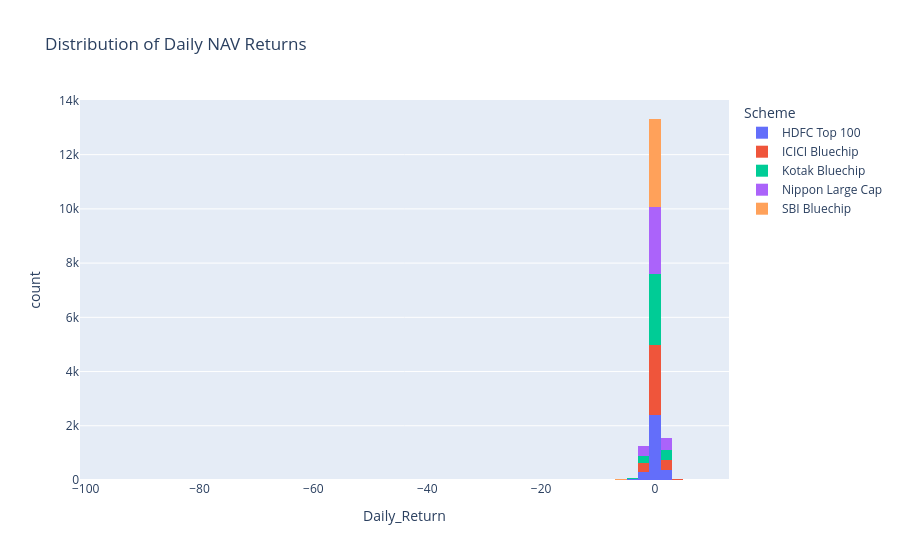

The code cell stored with this chart in its notebook:
### Code cell
import plotly.express as px

fig = px.histogram(
    returns,
    x="Daily_Return",
    color="Scheme",
    nbins=60,
    title="Distribution of Daily NAV Returns"
)

fig.show()

### Figure 1 — Plotly figure (JSON) as saved in the notebook; plotly's stock layout.template omitted (floating-point values rounded to 4 significant figures; data arrays with more than 128 entries replaced by an {"elided": "..."} marker saying what was removed)
{"data": [{"bingroup": "x", "hovertemplate": "Scheme=HDFC Top 100<br>Daily_Return=%{x}<br>count=%{y}<extra></extra>", "legendgroup": "HDFC Top 100", "marker": {"color": "#636efa", "pattern": {"shape": ""}}, "name": "HDFC Top 100", "nbinsx": 60, "orientation": "v", "showlegend": true, "type": "histogram", "x": {"elided": "3105 float values"}, "xaxis": "x", "yaxis": "y"}, {"bingroup": "x", "hovertemplate": "Scheme=ICICI Bluechip<br>Daily_Return=%{x}<br>count=%{y}<extra></extra>", "legendgroup": "ICICI Bluechip", "marker": {"color": "#EF553B", "pattern": {"shape": ""}}, "name": "ICICI Bluechip", "nbinsx": 60, "orientation": "v", "showlegend": true, "type": "histogram", "x": {"elided": "3321 float values"}, "xaxis": "x", "yaxis": "y"}, {"bingroup": "x", "hovertemplate": "Scheme=Kotak Bluechip<br>Daily_Return=%{x}<br>count=%{y}<extra></extra>", "legendgroup": "Kotak Bluechip", "marker": {"color": "#00cc96", "pattern": {"shape": ""}}, "name": "Kotak Bluechip", "nbinsx": 60, "orientation": "v", "showlegend": true, "type": "histogram", "x": {"elided": "3315 float values"}, "xaxis": "x", "yaxis": "y"}, {"bingroup": "x", "hovertemplate": "Scheme=Nippon Large Cap<br>Daily_Return=%{x}<br>count=%{y}<extra></extra>", "legendgroup": "Nippon Large Cap", "marker": {"color": "#ab63fa", "pattern": {"shape": ""}}, "name": "Nippon Large Cap", "nbinsx": 60, "orientation": "v", "showlegend": true, "type": "histogram", "x": {"elided": "3312 float values"}, "xaxis": "x", "yaxis": "y"}, {"bingroup": "x", "hovertemplate": "Scheme=SBI Bluechip<br>Daily_Return=%{x}<br>count=%{y}<extra></extra>", "legendgroup": "SBI Bluechip", "marker": {"color": "#FFA15A", "pattern": {"shape": ""}}, "name": "SBI Bluechip", "nbinsx": 60, "orientation": "v", "showlegend": true, "type": "histogram", "x": {"elided": "3250 float values"}, "xaxis": "x", "yaxis": "y"}], "layout": {"barmode": "relative", "legend": {"title": {"text": "Scheme"}, "tracegroupgap": 0}, "title": {"text": "Distribution of Daily NAV Returns"}, "xaxis": {"anchor": "y", "domain": [0, 1], "title": {"text": "Daily_Return"}}, "yaxis": {"anchor": "x", "domain": [0, 1], "title": {"text": "count"}}}}
